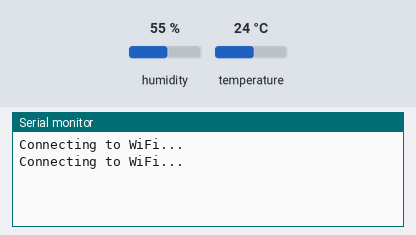
A sketch run on a simulated ESP32. On the bench: the last lines printed to the serial monitor. Inputs (shaded band) come from the test bench; at power-on: humidity 55 %, temperature 24 °C. WiFi joins after 1.5 s; servers stay silent unless stated; uploads are accepted with an empty reply.

Above: at 3.2 s.
3.3 s: humidity set to 22 %
At 6.0 s:
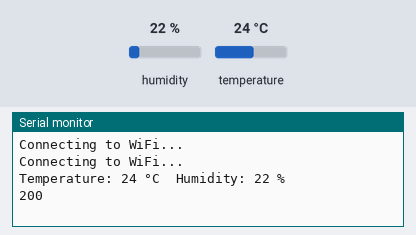
7.2 s: temperature set to 12 °C
At 7.4 s:
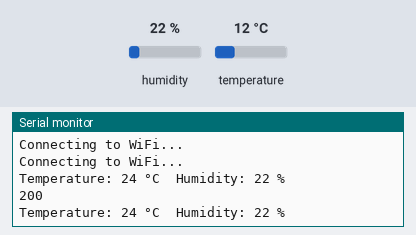
11.1 s: humidity set to 40 %
At 13.6 s:
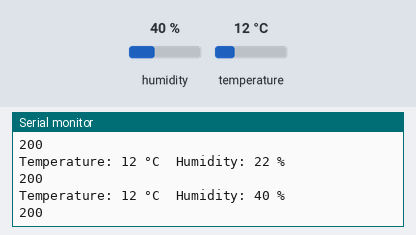

The sketch:

mar26.ino
```cpp
#include <WiFi.h>
#include <HTTPClient.h>
#include <DHT11.h>

const char* ssid = "SSID";
const char* password = "PASSWORD";
#define DHTPIN 4 // Pin where the DHT11 is connected
#define DHTTYPE DHT11 // Type of the DHT sensor
DHT11 dht11(DHTPIN); // Replace these with your Firebase project credentials
const char *serverAddress = "http://IP Address:Port Number/post_data";

void setup() {
  Serial.begin(115200);
  WiFi.begin(ssid, password);

  while (WiFi.status() != WL_CONNECTED) {
    delay(1000);
    Serial.println("Connecting to WiFi...");
  }
}

void sendSensorData(float temperature, float humidity) {
  if ((WiFi.status() == WL_CONNECTED)) {
    HTTPClient http;
    http.begin(serverAddress); // Change IP address and port as per your Flask server
    http.addHeader("Content-Type", "application/json");

    String jsonPayload = "{\"temperature\":" + String(temperature) + ",\"humidity\":" + String(humidity) + "}";

    int httpResponseCode = http.POST(jsonPayload);

    if (httpResponseCode > 0) {
      String response = http.getString();
      Serial.println(httpResponseCode);
      Serial.println(response);
    } else {
      Serial.print("Error code: ");
      Serial.println(httpResponseCode);
    }

    http.end();
  }
}

void loop() {
  delay(2000); // Delay between sensor readings

  int temperature = 0, humidity = 0;
  int result = dht11.readTemperatureHumidity(temperature, humidity);
  if (result != 0) {
    Serial.println("Failed to read from DHT sensor");
    return;
  }
  Serial.print("Temperature: ");
  Serial.print(temperature);
  Serial.print(" °C\tHumidity: ");
  Serial.print(humidity);
  Serial.println(" %");

  sendSensorData(temperature, humidity);
}
```

Measured:
- after the input at 3.3 s, the serial monitor: prints a new line after 1.2 s (image 1)
- after the input at 11.1 s, the serial monitor: prints a new line after 1.6 s (image 3)
